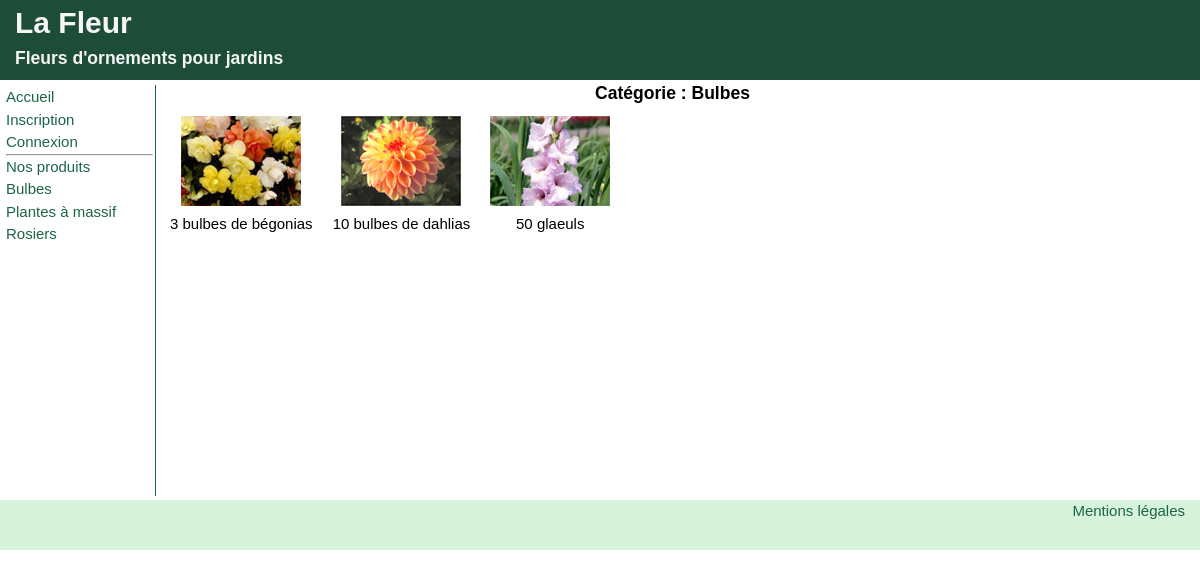
The app's page /lesproduits.php?cat=1&lib=Bulbes with its own data.
### tables this page shows
CREATE TABLE categorie (
  cat_code integer NOT NULL AUTO_INCREMENT,
  cat_libelle varchar(50) NOT NULL ,
  PRIMARY KEY  (cat_code)
);

CREATE TABLE produit (
  pdt_ref integer NOT NULL AUTO_INCREMENT,
  pdt_designation varchar(50) NOT NULL ,
  pdt_prix decimal(5,2) NOT NULL ,
  pdt_image varchar(50) NOT NULL ,
  pdt_categorie integer NOT NULL ,
  PRIMARY KEY  (pdt_ref) ,
  FOREIGN KEY (pdt_categorie) REFERENCES categorie (cat_code)
);

### models/gestionBdd.php (called while the page is built, shortened)
<?php
            function getConnection() {
                try {
                    $connexion = new PDO("mysql:host=localhost;dbname=lafleurv2;charset=utf8", 'utilfleur', 'secret');
                }
                catch(PDOException $e)
                    {
                    die($e->getMessage());
                    }
                return $connexion ;
            }
        function getCategories() {
             $connexion = getConnection();
             $stm = $connexion->query("SELECT cat_code, cat_libelle FROM categorie");
             $categories=$stm->fetchAll();
             return $categories ;
            }
            function getProduits($cat) {
                $connexion = getConnection();
                $stm = $connexion->prepare("SELECT pdt_ref, pdt_designation, pdt_prix, pdt_image
                                            FROM produit where pdt_categorie = :cat");
                $stm->bindParam(':cat', $cat, PDO::PARAM_INT);
                $stm->execute();
                $produits=$stm->fetchAll();
                return $produits ;
            }
    ?>

### lesproduits.php (the view)
<?php
    include 'header.php' ;
    require_once 'menu.php' ;
    if (isset($_GET['cat'])) {
        $lib=$_GET['lib'];
        $produits = getProduits($_GET['cat']);
        }
    else {
        $lib=" Toutes";
        $produits = getProduits();
        }
?>
    <main class="page">
        <h3>Catégorie :  <?= $lib ; ?></h3>
        <div class="cards">
        <?php
            foreach ($produits as $ligne):
                $img = $ligne['pdt_image'] ;
                $src = "assets/images/$img.jpg";
                $nom = $ligne['pdt_designation'] ;
                ?>
                <div class="item">
                    <img src="<?= $src ; ?>" >
                    <p> <?= $nom ; ?></p>
                </div>
            <?php
            endforeach ;
          ?>
          </div>
    </main>
    <?php
        include 'piedpage.php' ;
    ?>

### header.php (shortened to what this page needs)
<!DOCTYPE html>
<html lang="fr">
<head>
   <link rel="stylesheet" href="assets/css/style.css">
</head>

### menu.php
<?php
    require_once 'models/gestionBdd.php' ;
    $categories=getCategories();
?>
    <body>
    <div class="conteneur">
    <header>
        <h1> La Fleur</h1>
        <h3>Fleurs d'ornements pour jardins</h3>
    </header>
    <nav class="menu">
        <ul>
            <li><a href="index.php">Accueil</a></li>
            <li><a href="inscription.php">Inscription</a></li>
            <li><a href="connexion.php">Connexion</a></li>
        </ul>
        <hr>
        <p> Nos produits</p>
        <ul>
        <?php
            foreach ($categories as $categorie) {
                $lib = $categorie['cat_libelle'];
                $lien = "lesproduits.php?cat=".$categorie['cat_code']."&lib=".$lib;
        ?>
            <li><a href="<?php echo $lien ; ?>"><?php echo $lib; ?></a></li>
        <?php }  ?>
        </ul>
    </nav>

### piedpage.php
<footer>
        <p class="mentions"> <a href="#">Mentions légales</a> </p>
    </footer>
</div>
</body>

### assets/css/style.css (style rules this page uses)
body { font: 15px/1.5 Arial, Helvetica, sans-serif; }
* { margin: 0px; padding: 0; }
header { grid-area: header; }
.menu { grid-area: menu; }
.page { grid-area: page; }
footer { grid-area: footer; }
.conteneur { display: grid; grid-template-columns: 160px 1fr; grid-template-rows: 80px 1fr 50px; grid-template-areas: "header header" "menu page" "footer footer"; }
img { max-width: 100%; }
header { background-color: #1d4d38; color: whitesmoke; padding-left: 1em; }
a { text-decoration: none; }
a:link, a:visited { color: #1b6645; }
ul { list-style: none; }
.menu { margin: 0.3em; padding: 0.1em; border-right: 1px solid; color: #1b6645; }
.page { text-align: center; margin-right: 1em; min-height: 420px; }
.cards { display: flex; flex-wrap: wrap; flex-direction: row; justify-content: start; align-items: auto; align-content: start }
.item { flex: 0 0 auto; margin: 10px; }
footer { text-align: right; padding-right: 1em; background-color: #d8f3dc; }

### records on screen
categorie: cat_libelle "Bulbes"
categorie: cat_libelle "Plantes à massif"
categorie: cat_libelle "Rosiers"
produit: pdt_image (picture), pdt_designation "3 bulbes de bégonias"
produit: pdt_image (picture), pdt_designation "10 bulbes de dahlias"
produit: pdt_image (picture), pdt_designation "50 glaeuls"

### other values on screen
$lib "Bulbes"
